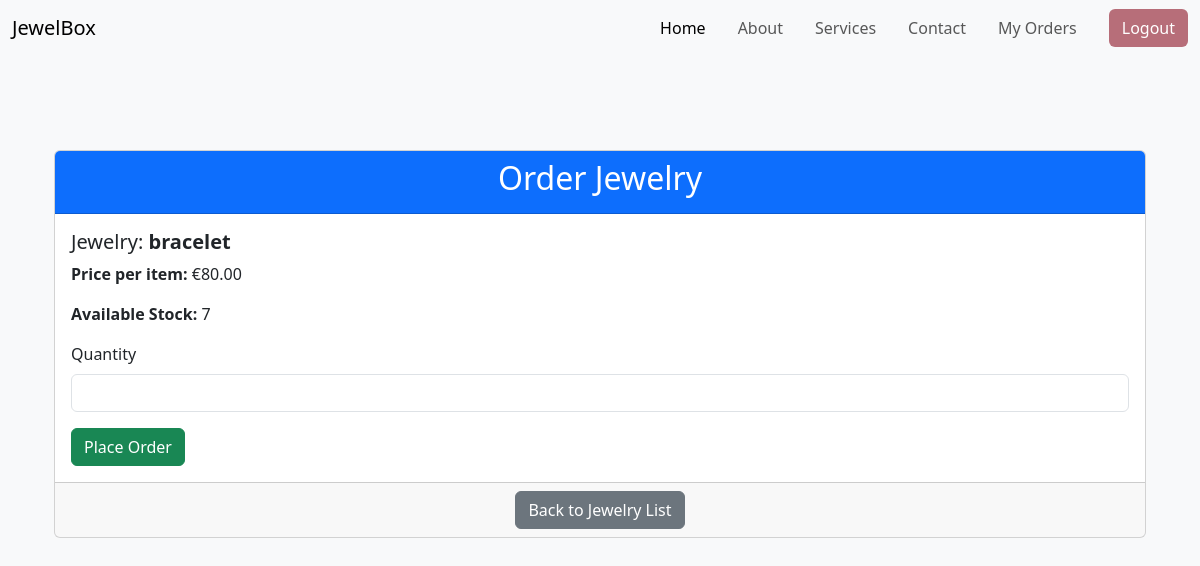
Page /order_jewelry/3/ (signed in) on the committed database.
### jewelBoxDbServices/models.py (models this page shows, shortened)
class Jewelry(models.Model):
    name = models.CharField(max_length=255)
    description = models.TextField()
    price = models.DecimalField(max_digits=10, decimal_places=2)
    stock = models.PositiveIntegerField()
    image = models.ImageField(upload_to='jewelry_images/')
    CATEGORY_CHOICES = [
        ('Necklace', 'Necklace'),
        ('Earrings', 'Earrings'),
        ('Bracelet', 'Bracelet'),
        ('Ring', 'Ring'),
    ]
    category = models.CharField(max_length=20, choices=CATEGORY_CHOICES, default="Uncategorized")

### frontEnd/views.py (the view, shortened to what this page needs)
# urls.py: path('order_jewelry/<int:jewelry_id>/', order_jewelry, name='order_jewelry'),
@login_required
def order_jewelry(request, jewelry_id):
    jewelry = get_object_or_404(Jewelry, id=jewelry_id)
    return render(request, 'order_jewelry.html', {'jewelry': jewelry})

### frontEnd/template/order_jewelry.html (shortened to what this page needs)
{% extends "base.html" %}
{% block content %}
<div class="container mt-5">
    <div class="card">
        <div class="card-header bg-primary text-white text-center">
            <h2>Order Jewelry</h2>
        </div>
        <div class="card-body">
            <h5>Jewelry: <strong>{{ jewelry.name }}</strong></h5>
            <p><strong>Price per item:</strong> €{{ jewelry.price }}</p>
            <p><strong>Available Stock:</strong> {{ jewelry.stock }}</p>
            {% if jewelry.stock > 0 %}
            <form method="post">
                <div class="mb-3">
                    <label for="quantity" class="form-label">Quantity</label>
                    <input type="number" name="quantity" id="quantity" class="form-control" min="1" max="{{ jewelry.stock }}" required>
                </div>
                <button type="submit" class="btn btn-success">Place Order</button>
            </form>
            {% else %}
            <p class="text-danger">This item is currently out of stock.</p>
            {% endif %}
        </div>
        <div class="card-footer text-center">
            <a href="{% url 'jewelry_list' %}" class="btn btn-secondary">Back to Jewelry List</a>
        </div>
    </div>
</div>
{% endblock %}

### rows in the picture
Jewelry: name "bracelet", price "80.00", stock "7"
